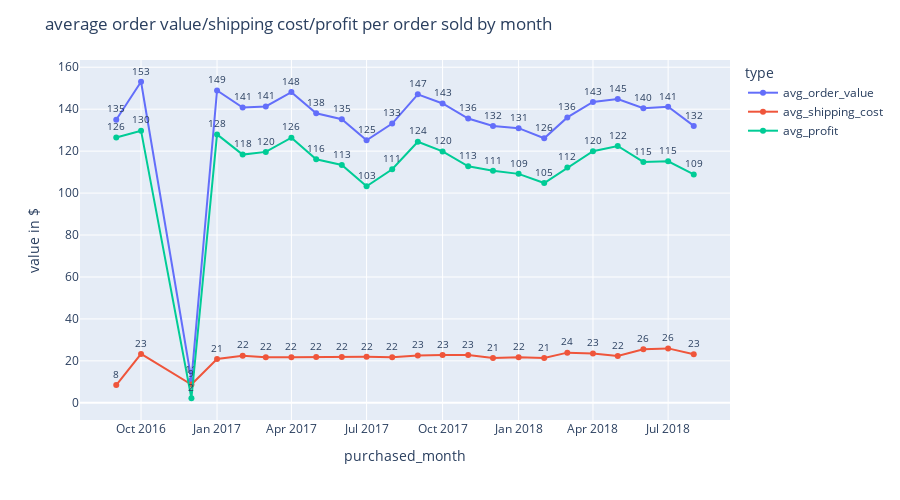

Write notebook code for a chart like this one.
### Markdown cell above
#### Average order value (AOV) by month

### Code cell
aov = order.merge(order_prod, on = 'order_id')
aov = aov[aov.order_status == 'delivered']
aov = aov.merge(prod, on = 'product_id')

per = pd.DatetimeIndex(aov.purchased_at).to_period("M") 

aov['purchased_month'] = per
aov['profit'] = aov['price'] - aov['shipping']

aov = aov.groupby(['purchased_month','order_id'])['price','shipping','profit'].sum().reset_index()
aov = aov.groupby(['purchased_month'])['price','shipping','profit'].mean().reset_index()

aov.columns = ['purchased_month', 'avg_order_value', 'avg_shipping_cost', 'avg_profit']

aov = pd.melt(aov, id_vars=["purchased_month"], value_vars=["avg_order_value", "avg_shipping_cost", "avg_profit"])

aov.columns = ['purchased_month', 'type', 'value in $']

aov['purchased_month'] = aov['purchased_month'].astype('str')


#aov.set_index('purchased_month').plot()
fig = px.line(aov, 
        x = 'purchased_month', 
        y = 'value in $', 
        color = 'type', 
        text = round(aov['value in $'],0) )

fig.update_traces(textfont_size=10, textposition='top center')

fig.update_layout(
    height=500,
    title_text='average order value/shipping cost/profit per order sold by month'
)

### Figure 1 — Plotly figure (JSON) as saved in the notebook; plotly's stock layout.template omitted (floating-point values rounded to 4 significant figures)
{"data": [{"hovertemplate": "type=avg_order_value<br>purchased_month=%{x}<br>value in $=%{y}<br>text=%{text}<extra></extra>", "legendgroup": "avg_order_value", "line": {"color": "#636efa", "dash": "solid"}, "marker": {"symbol": "circle"}, "mode": "text+markers+lines", "name": "avg_order_value", "orientation": "v", "showlegend": true, "text": [135, 153, 11, 149, 141, 141, 148, 138, 135, 125, 133, 147, 143, 136, 132, 131, 126, 136, 143, 145, 140, 141, 132], "textfont": {"size": 10}, "textposition": "top center", "type": "scatter", "x": ["2016-09", "2016-10", "2016-12", "2017-01", "2017-02", "2017-03", "2017-04", "2017-05", "2017-06", "2017-07", "2017-08", "2017-09", "2017-10", "2017-11", "2017-12", "2018-01", "2018-02", "2018-03", "2018-04", "2018-05", "2018-06", "2018-07", "2018-08"], "xaxis": "x", "y": [135.0, 153.1, 10.9, 148.9, 140.8, 141.3, 148.1, 138.0, 135.2, 125.2, 133.1, 147.1, 142.7, 135.5, 132.0, 130.9, 126.1, 136.1, 143.4, 144.8, 140.5, 141.1, 132.0], "yaxis": "y"}, {"hovertemplate": "type=avg_shipping_cost<br>purchased_month=%{x}<br>value in $=%{y}<br>text=%{text}<extra></extra>", "legendgroup": "avg_shipping_cost", "line": {"color": "#EF553B", "dash": "solid"}, "marker": {"symbol": "circle"}, "mode": "text+markers+lines", "name": "avg_shipping_cost", "orientation": "v", "showlegend": true, "text": [8, 23, 9, 21, 22, 22, 22, 22, 22, 22, 22, 23, 23, 23, 21, 22, 21, 24, 23, 22, 26, 26, 23], "textfont": {"size": 10}, "textposition": "top center", "type": "scatter", "x": ["2016-09", "2016-10", "2016-12", "2017-01", "2017-02", "2017-03", "2017-04", "2017-05", "2017-06", "2017-07", "2017-08", "2017-09", "2017-10", "2017-11", "2017-12", "2018-01", "2018-02", "2018-03", "2018-04", "2018-05", "2018-06", "2018-07", "2018-08"], "xaxis": "x", "y": [8.49, 23.33, 8.72, 20.93, 22.45, 21.69, 21.71, 21.87, 21.79, 21.92, 21.77, 22.58, 22.84, 22.76, 21.4, 21.78, 21.35, 23.93, 23.47, 22.38, 25.58, 25.96, 23.15], "yaxis": "y"}, {"hovertemplate": "type=avg_profit<br>purchased_month=%{x}<br>value in $=%{y}<br>text=%{text}<extra></extra>", "legendgroup": "avg_profit", "line": {"color": "#00cc96", "dash": "solid"}, "marker": {"symbol": "circle"}, "mode": "text+markers+lines", "name": "avg_profit", "orientation": "v", "showlegend": true, "text": [126, 130, 2, 128, 118, 120, 126, 116, 113, 103, 111, 124, 120, 113, 111, 109, 105, 112, 120, 122, 115, 115, 109], "textfont": {"size": 10}, "textposition": "top center", "type": "scatter", "x": ["2016-09", "2016-10", "2016-12", "2017-01", "2017-02", "2017-03", "2017-04", "2017-05", "2017-06", "2017-07", "2017-08", "2017-09", "2017-10", "2017-11", "2017-12", "2018-01", "2018-02", "2018-03", "2018-04", "2018-05", "2018-06", "2018-07", "2018-08"], "xaxis": "x", "y": [126.5, 129.7, 2.18, 128.0, 118.3, 119.6, 126.4, 116.1, 113.4, 103.2, 111.4, 124.5, 119.9, 112.8, 110.6, 109.2, 104.8, 112.1, 120.0, 122.5, 114.9, 115.2, 108.9], "yaxis": "y"}], "layout": {"height": 500, "legend": {"title": {"text": "type"}, "tracegroupgap": 0}, "margin": {"t": 60}, "title": {"text": "average order value/shipping cost/profit per order sold by month"}, "xaxis": {"anchor": "y", "domain": [0, 1], "title": {"text": "purchased_month"}}, "yaxis": {"anchor": "x", "domain": [0, 1], "title": {"text": "value in $"}}}}
